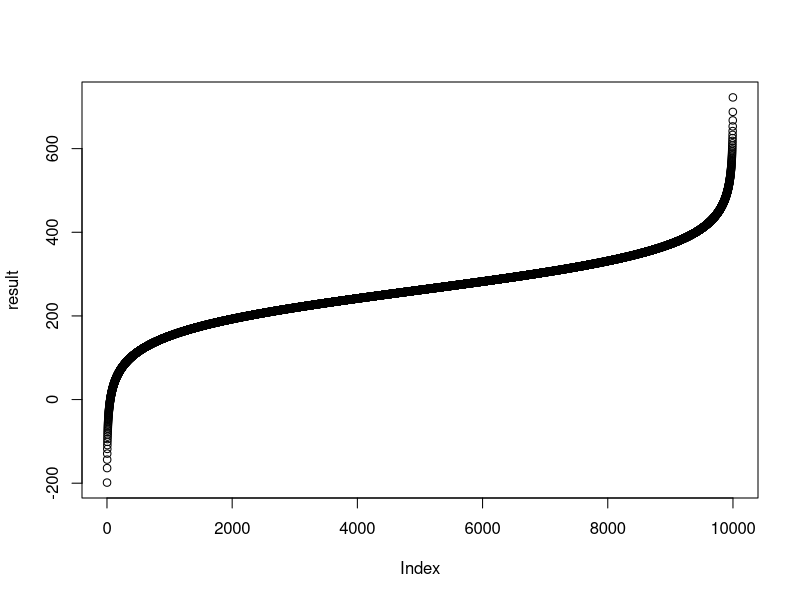

This figure's R source:
n = 10; x = 5;
p = .501

bin_like <- function(n,x, p)
{
	(factorial(n) / (factorial(n - x) * factorial(x))) + n*x*log(p) + n -n*x*log(1-p)

}
result = numeric(10000)
i = .001
result[1:10000] = bin_like(n,x, seq(from=.0001, to = 1, by=.0001))
plot(result)
